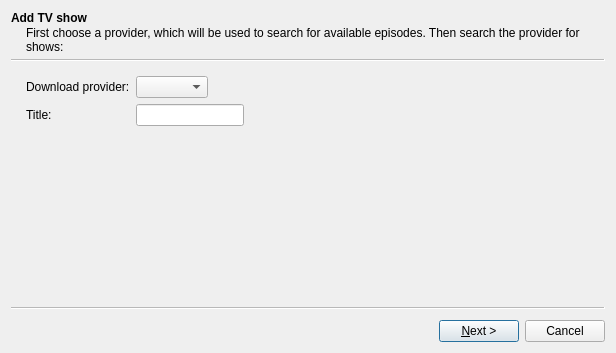
<?xml version="1.0" encoding="UTF-8"?>
<ui version="4.0">
 <class>NewSeriesWizard</class>
 <widget class="QWizard" name="NewSeriesWizard">
  <property name="geometry">
   <rect>
    <x>0</x>
    <y>0</y>
    <width>616</width>
    <height>353</height>
   </rect>
  </property>
  <property name="maximumSize">
   <size>
    <width>616</width>
    <height>353</height>
   </size>
  </property>
  <property name="windowTitle">
   <string>Wizard</string>
  </property>
  <property name="modal">
   <bool>true</bool>
  </property>
  <property name="options">
   <set>QWizard::NoBackButtonOnStartPage</set>
  </property>
  <widget class="QWizardPage" name="wizardPageSearch">
   <property name="title">
    <string>Add TV show</string>
   </property>
   <property name="subTitle">
    <string>First choose a provider, which will be used to search for available episodes. Then search the provider for shows:</string>
   </property>
   <layout class="QFormLayout" name="formLayout_2">
    <property name="fieldGrowthPolicy">
     <enum>QFormLayout::FieldsStayAtSizeHint</enum>
    </property>
    <item row="0" column="0">
     <widget class="QLabel" name="label">
      <property name="text">
       <string>Download provider:</string>
      </property>
     </widget>
    </item>
    <item row="0" column="1">
     <widget class="QComboBox" name="comboBoxProvider"/>
    </item>
    <item row="1" column="0">
     <widget class="QLabel" name="label_2">
      <property name="enabled">
       <bool>true</bool>
      </property>
      <property name="text">
       <string>Title:</string>
      </property>
     </widget>
    </item>
    <item row="1" column="1">
     <widget class="QLineEdit" name="lineEditName">
      <property name="enabled">
       <bool>true</bool>
      </property>
     </widget>
    </item>
    <item row="3" column="0">
     <spacer name="verticalSpacer">
      <property name="orientation">
       <enum>Qt::Vertical</enum>
      </property>
      <property name="sizeHint" stdset="0">
       <size>
        <width>20</width>
        <height>40</height>
       </size>
      </property>
     </spacer>
    </item>
    <item row="2" column="1">
     <widget class="QLabel" name="labelError">
      <property name="text">
       <string/>
      </property>
     </widget>
    </item>
   </layout>
  </widget>
  <widget class="QWizardPage" name="wizardPageLocation">
   <property name="title">
    <string>Set location</string>
   </property>
   <property name="subTitle">
    <string>Set the location to download the episodes</string>
   </property>
   <layout class="QFormLayout" name="formLayout_3">
    <property name="fieldGrowthPolicy">
     <enum>QFormLayout::FieldsStayAtSizeHint</enum>
    </property>
    <item row="0" column="0">
     <widget class="QLabel" name="label_5">
      <property name="text">
       <string>Location:</string>
      </property>
     </widget>
    </item>
    <item row="0" column="1">
     <widget class="QComboBox" name="comboBoxLocation"/>
    </item>
   </layout>
  </widget>
  <widget class="QWizardPage" name="wizardPageConfirmation">
   <property name="title">
    <string>Confirm TV show</string>
   </property>
   <property name="subTitle">
    <string>Please confirm what the download provider(s) found for your search.</string>
   </property>
   <layout class="QFormLayout" name="formLayout">
    <item row="0" column="0">
     <widget class="QLabel" name="label_3">
      <property name="text">
       <string>Title:</string>
      </property>
     </widget>
    </item>
    <item row="0" column="1">
     <widget class="QLabel" name="labelTitle">
      <property name="text">
       <string>TextLabel</string>
      </property>
     </widget>
    </item>
    <item row="3" column="0">
     <spacer name="verticalSpacer_2">
      <property name="orientation">
       <enum>Qt::Vertical</enum>
      </property>
      <property name="sizeHint" stdset="0">
       <size>
        <width>20</width>
        <height>40</height>
       </size>
      </property>
     </spacer>
    </item>
    <item row="1" column="0">
     <widget class="QLabel" name="label_4">
      <property name="text">
       <string>Base URL:</string>
      </property>
     </widget>
    </item>
    <item row="1" column="1">
     <widget class="QLabel" name="labelBaseUrl">
      <property name="text">
       <string>TextLabel</string>
      </property>
     </widget>
    </item>
    <item row="2" column="0">
     <widget class="QLabel" name="label_6">
      <property name="text">
       <string>Location:</string>
      </property>
     </widget>
    </item>
    <item row="2" column="1">
     <widget class="QLabel" name="labelLocation">
      <property name="text">
       <string>TextLabel</string>
      </property>
     </widget>
    </item>
   </layout>
  </widget>
 </widget>
 <resources/>
 <connections/>
</ui>
